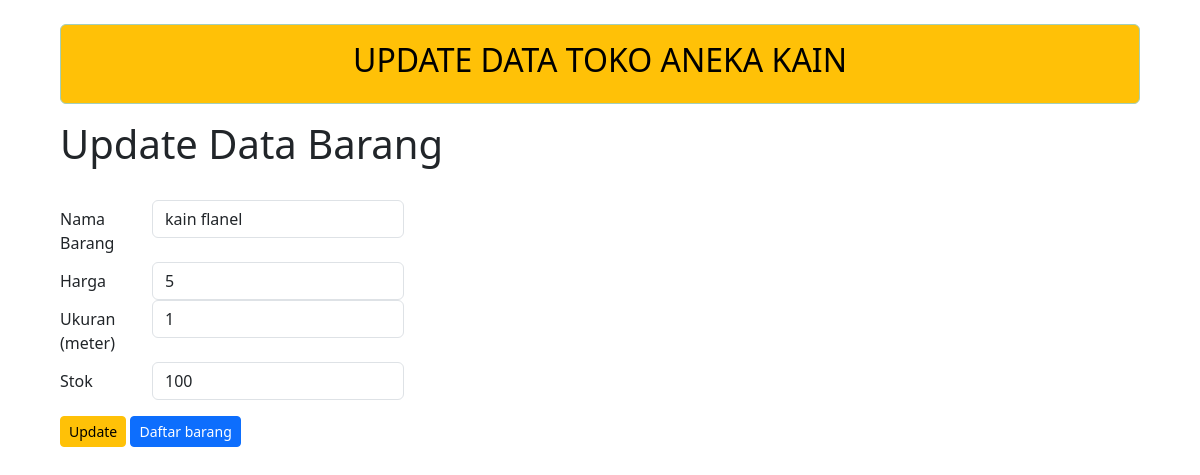
Screenshot of /tokoKainUts/admin/update.php?idbarang=26 with the database file from the repository.
### tables this page shows
CREATE TABLE `tbbarang` (
  `idbarang` int NOT NULL,
  `harga` float NOT NULL,
  `nama` varchar(100) NOT NULL,
  `ukuran` varchar(100) NOT NULL,
  `stok` int NOT NULL
);

### tokoKainUts/admin/update.php (the view, shortened to what this page needs)
<?php
require_once("koneksi.php");
$id = $_GET['idbarang'];
$query = "SELECT * FROM tbbarang WHERE idbarang=" . $id;
$hasil = mysqli_query($koneksi, $query);
?>
<!DOCTYPE html>
<html>
<head>
    <link rel="stylesheet" href="../bootstrap/css/bootstrap.css">
</head>
<body style="margin: 5%; margin-top:2%;">
    <div class="alert alert-success text-center text-bg-warning p-3" role="alert">
        <h2>UPDATE DATA TOKO ANEKA KAIN</h2>
    </div>
    <h1 class="ml-5">Update Data Barang</h1>
    <form method="post" action="hasilupdate.php" class="ml-5">
        <?php while ($data = mysqli_fetch_array($hasil)) { ?>
            <label for="idbarang" class="col-sm-1 col-form-label"></label>
            <div class="form-group row">
                <label for="nama" class="col-sm-1 col-form-label">Nama Barang</label>
                <div class="col-sm-3">
                    <input type="text" name="nama" class="form-control" value="<?php echo $data['nama'] ?>" placeholder="Nama kain" required>
                </div>
            </div>
            <div class="form-group row">
                <label for="harga" class="col-sm-1 col-form-label">Harga</label>
                <div class="col-sm-3">
                    <input type="text" name="harga" class="form-control" value="<?php echo $data['harga'] ?>" placeholder="Harga ribu / meter" pattern="^\d+(\.\d{1,2})?$" title="Harga harus berupa angka dan dapat memiliki maksimal 2 angka di belakang koma" required>
                </div>
            </div>
            <div class="form-group row">
                <label for="ukuran" class="col-sm-1 col-form-label">Ukuran (meter)</label>
                <div class="col-sm-3">
                    <input type="number" name="ukuran" class="form-control" value="<?php echo $data['ukuran'] ?>" placeholder="Ukuran lebar" min="1" max="20" required>
                </div>
            </div>
            <div class="form-group row">
                <label for="stok" class="col-sm-1 col-form-label">Stok</label>
                <div class="col-sm-3">
                    <input type="number" name="stok" class="form-control" value="<?php echo $data['stok'] ?>" placeholder="Stok" min="0" required>
                </div>
            </div>
            <button type="submit" class="btn btn-warning btn-sm mb-3 mt-3 ml-0">Update</button>
            <a href="index.php" class="btn btn-primary btn-sm mb-3 mt-3 ml-0"><i class="fas fa-user-plus mr-0"></i> Daftar barang</a>
        <?php } ?>
    </form>
</body>
</html>

### rows the page displays
tbbarang: nama "kain flanel", harga "5", ukuran "1", stok "100"
